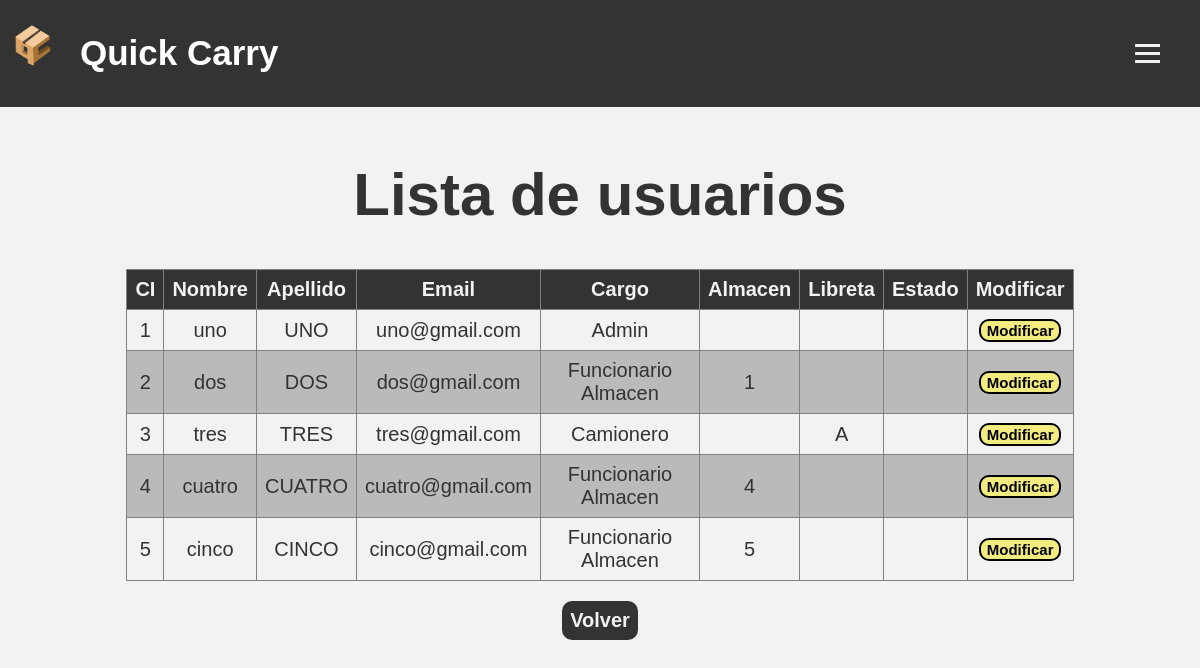
Screenshot of /crud/datosUsuario.php with the database file from the repository.
### tables this page shows
CREATE TABLE `persona` (
  `ci` varchar(20) NOT NULL,
  `nombre` varchar(25) DEFAULT NULL,
  `apellido` varchar(25) DEFAULT NULL,
  `email` varchar(50) DEFAULT NULL,
  `cargo` varchar(30) DEFAULT NULL,
  `estado` varchar(20) DEFAULT NULL
);

CREATE TABLE `funcionario_almacen` (
  `ci` varchar(20) NOT NULL,
  `id_almacen` int(11) DEFAULT NULL
);

CREATE TABLE `camionero` (
  `ci` varchar(20) NOT NULL,
  `libreta` varchar(10) DEFAULT NULL
);

### crud/datosUsuario.php (the view, shortened to what this page needs)
<!DOCTYPE html>
<html lang="en">
<head>
    <link rel="stylesheet" href="style.css">
</head>
<header>
    <div class="logo">
        <a href="index.php"><img src="qc.png" alt="qc"></a>
        <h1>Quick Carry</h1>
    </div>
    <label for="menu-toggle" class="menu-btn">
        <span></span>
        <span></span>
        <span></span>
    </label>
</header>
<body>
    <h1>Lista de usuarios</h1>
    <?php
    $conexion = new mysqli("localhost", "root", "", "quickcarry");
    $consulta = "SELECT p.ci, p.nombre, p.apellido, p.email, p.cargo, funcionario_almacen.id_almacen, camionero.libreta, p.estado FROM persona p LEFT JOIN funcionario_almacen ON p.ci = funcionario_almacen.ci LEFT JOIN camionero ON p.ci = camionero.ci";
    $resultados = $conexion->query($consulta);
    ?>
    <div class="tablaDiv">
        <table border="1">
            <thead>
                <tr>
                    <th>CI</th>
                    <th>Nombre</th>
                    <th>Apellido</th>
                    <th>Email</th>
                    <th>Cargo</th>
                    <th>Almacen</th>
                    <th>Libreta</th>
                    <th>Estado</th>
                    <th>Modificar</th>
                </tr>
            </thead>
            <tbody>
                <?php
                while ($fila = $resultados->fetch_assoc()) {
                    $ci = $fila["ci"];
                    $nombre = $fila["nombre"];
                    $apellido = $fila["apellido"];
                    $email = $fila["email"];
                    $cargo = $fila["cargo"];
                    $id_almacen = $fila["id_almacen"];
                    $libreta = $fila["libreta"];
                    $estado = $fila["estado"];
                    echo "<tr>";
                    echo "<td>$ci</td>";
                    echo "<td>$nombre</td>";
                    echo "<td>$apellido</td>";
                    echo "<td>$email</td>";
                    echo "<td>$cargo</td>";
                    echo "<td>$id_almacen</td>";
                    echo "<td>$libreta</td>";
                    echo "<td>$estado</td>";
                    echo "<td><form action='modificarUsuario.php' method='get'><input type='hidden' name='ci' value='$ci'><input type='hidden' name='cargo' value='$cargo'><button type='submit' name='modificar'>Modificar</button></form></td>";
                    echo "</tr>";
                }
                ?>
            </tbody>
        </table>
    </div>
    <div class="volver">
        <input type="button" value="Volver" onclick="window.location.href='controlUsuarios.php'">
    </div>
</body>
</html>

### crud/style.css (style rules this page uses)
body { text-align: center; background-color: #F2F2F2; padding-top: 80px; font-family: sans-serif; margin-top: 40px; font-size: 30px; color: #333; }
.volver input { background-color: #333; color: #F2F2F2; padding: 8px; margin-top: 20px; border: none; border-radius: 10px; font-size: 20px; }
.tablaDiv { text-align: center; align-items: center; margin: 0 auto; display: flex; }
.tablaDiv table { text-align: center; margin: 0 auto; font-size: 20px; }
table { width: 80%; border-collapse: collapse; }
th, td { padding: 8px; }
th { background-color: #333; color: #F2F2F2; }
tr:nth-child(odd) { background-color: #F2F2F2; }
tr:nth-child(even) { background-color: #bababa; }
tbody button[name='modificar'] { background-color: #F2EB80; border: 2px solid black; border-radius: 10px; font-weight: bold; transition: 0.1s; font-size: 15px; }
header { background-color: #333; color: #fff; padding: 10px; width: 100%; position: fixed; top: 0; left: 0; display: flex; justify-content: space-between; align-items: center; }
.logo h1 { margin-left: 10px; font-size: 35px; }
.logo { display: flex; align-items: center; }
.logo img { width: 50px; height: 60px; margin-right: 10px; }
.menu-btn { display: inline-block; cursor: pointer; padding: 10px; margin-right: 40px; border-radius: 10px; transition: 0.3s; }
.menu-btn span { display: block; width: 25px; height: 3px; background-color: #F2F2F2; margin-bottom: 5px; margin-top: 5px; }
.formulario input[type="submit"], [type="button"] { font-size: 20px; background-color: #333; font-weight: bold; color: #F2F2F2; border-radius: 5px; }

### rows the page displays
persona: ci "1", nombre "uno", apellido "UNO", email "uno@gmail.com", cargo "Admin"
funcionario_almacen: ci.ci "2", ci.nombre "dos", ci.apellido "DOS", ci.email "dos@gmail.com", ci.cargo "Funcionario Almacen", id_almacen "1"
camionero: ci.ci "3", ci.nombre "tres", ci.apellido "TRES", ci.email "tres@gmail.com", ci.cargo "Camionero", libreta "A"
funcionario_almacen: ci.ci "4", ci.nombre "cuatro", ci.apellido "CUATRO", ci.email "cuatro@gmail.com", ci.cargo "Funcionario Almacen", id_almacen "4"
funcionario_almacen: ci.ci "5", ci.nombre "cinco", ci.apellido "CINCO", ci.email "cinco@gmail.com", ci.cargo "Funcionario Almacen", id_almacen "5"
